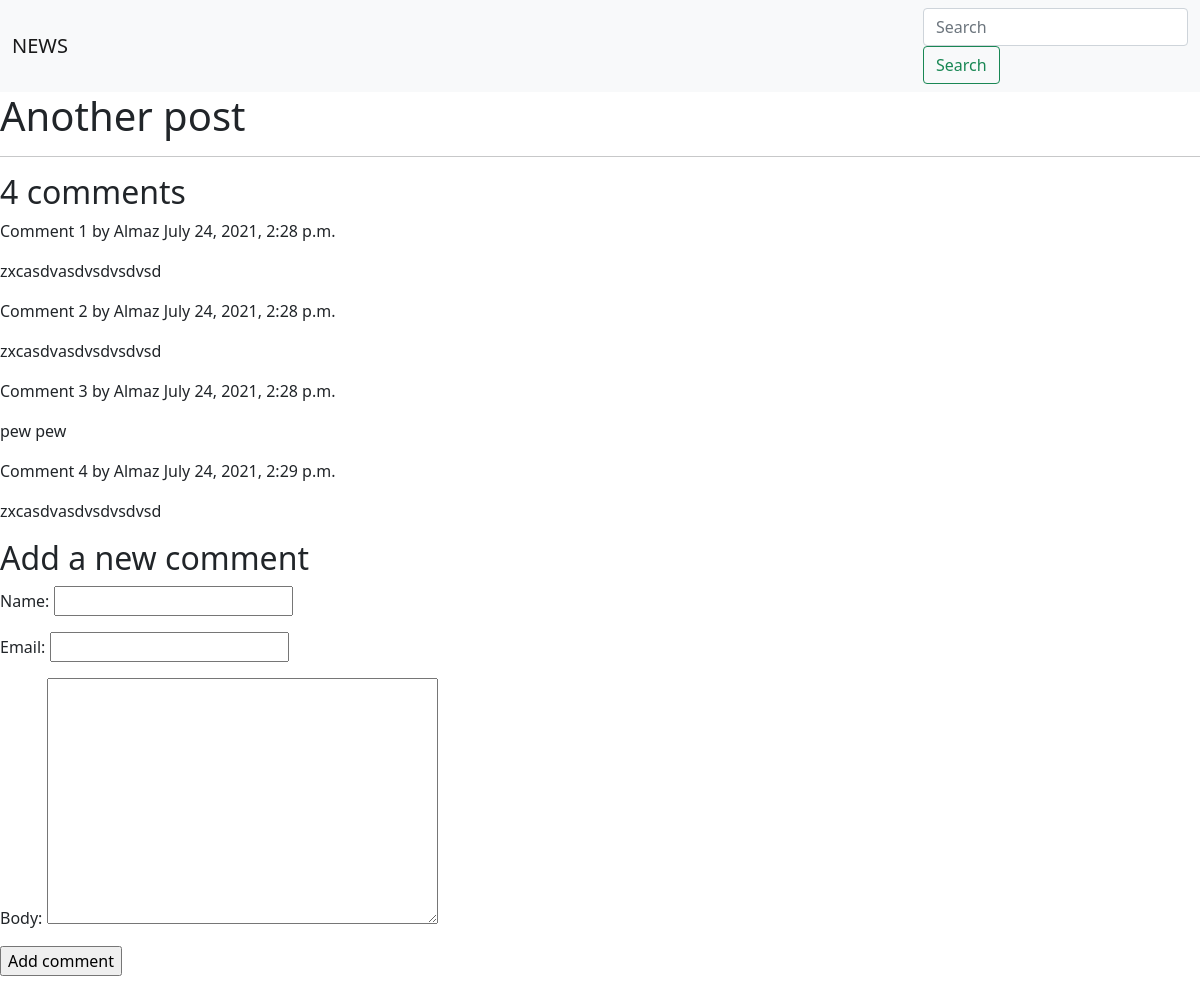
Page /posts/3/ on the earlier database version.
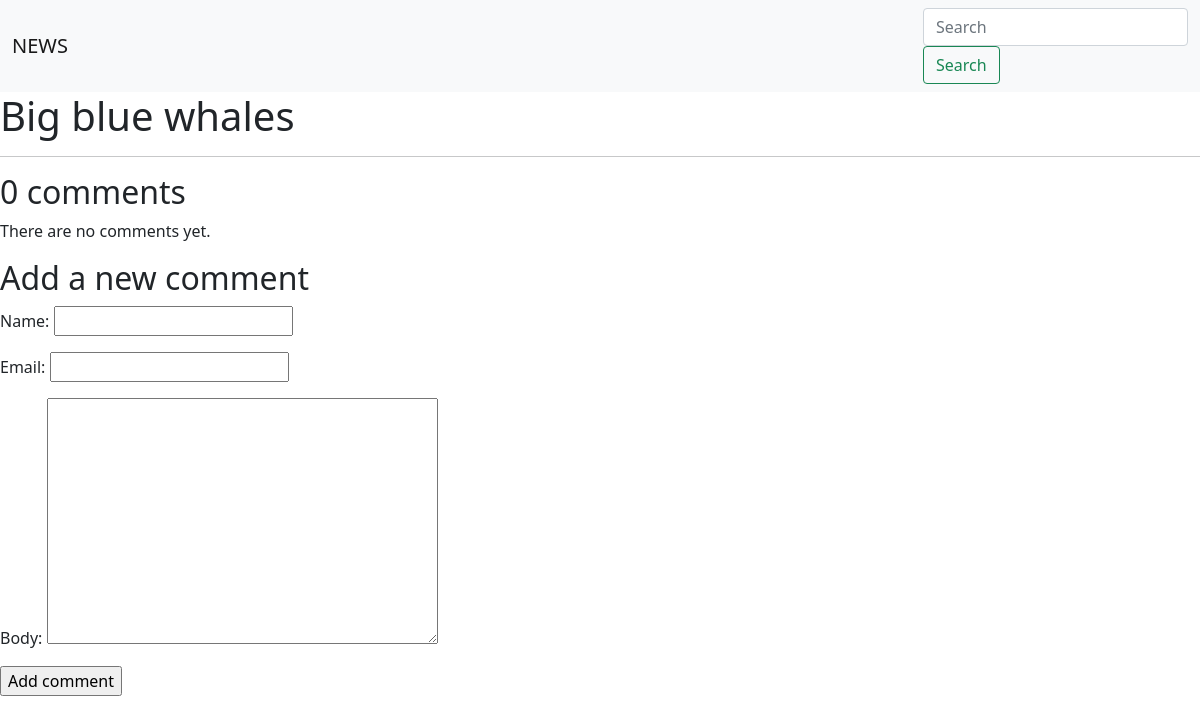
Same page on the later database version.
### posts/models.py (models this page shows, shortened)
class Post(models.Model):
    author = models.ForeignKey(User, on_delete=models.SET_NULL, null=True, related_name='posts')
    title = models.CharField(max_length=128)
    body = models.TextField()
    published_date = models.DateField(auto_now_add=True)
    class Meta:
        verbose_name = 'Пост'
        verbose_name_plural = 'Посты'
        ordering = ['-id', ]

### comments/models.py (models this page shows, shortened)
class Comment(models.Model):
    post = models.ForeignKey(Post, on_delete=models.SET_NULL,
                             null=True, related_name='comments')
    name = models.CharField(max_length=80)
    email = models.EmailField()
    body = models.TextField()
    created = models.DateTimeField(auto_now_add=True)
    updated = models.DateTimeField(auto_now=True)
    active = models.BooleanField(default=True)

### posts/views.py (the view)
# urls.py: path('<int:id>/', post_detail_view, name='post_detail_url'),
def post_detail_view(request, id):
    post = get_object_or_404(Post, id=id)
    comments = post.comments.filter(active=True)
    if request.method == 'POST':
        comment_form = CommentForm(request.POST)
        if comment_form.is_valid():
            new_comment = comment_form.save(commit=False)
            new_comment.post = post
            new_comment.save()
        return render(request,
                      'posts/post_detail.html',
                      {'post': post,
                       'comments': comments,
                       'comment_form': comment_form,
                       'new_comment': new_comment,})
    else:
        comment_form = CommentForm()
        return render(request,
                  'posts/post_detail.html',
                  {'post': post,
                   'comments': comments,
                   'comment_form': comment_form,})

### posts/forms.py
class SearchForm(forms.Form):
    search_param = forms.CharField(widget=forms.TextInput(
        attrs={'class': "form-control me-2", 'type': "search", 'placeholder': "Search", 'aria-label': "Search"}))

### comments/forms.py
class CommentForm(forms.ModelForm):
    class Meta:
        model = Comment
        fields = ('name', 'email', 'body')

### posts/forms.py (called while the page is built)
def add_search_form(request):
    search_form = SearchForm()
    return {'search_form': SearchForm()}

### templates/posts/post_detail.html (shortened to what this page needs)
{% extends 'base.html' %}
{% block content %}
<h1>{{ post.title }}</h1>
<hr>
{% with comments.count as total_comments %}
    <h2>{{ total_comments }} comment{{ total_comments|pluralize }}</h2>
{% endwith %}
{% for comment in comments %}
    <div class="comment">
        <p class="info">
            Comment {{ forloop.counter }} by {{ comment.name }}
            {{ comment.created }} </p>
        {{ comment.body|linebreaks }}
    </div>
{% empty %}
    <p>There are no comments yet.</p>
{% endfor %}
{% if new_comment %}
    <h2>Your comment has been added.</h2>
{% else %}
    <h2>Add a new comment</h2>
    <form action="." method="post">
        {{ comment_form.as_p }}
        <p><input type="submit" value="Add comment"></p>
    </form>
{% endif %}
{% endblock %}

### templates/base.html (shortened to what this page needs)
  <!DOCTYPE html>
<html>
    <head>
        <link href="https://cdn.jsdelivr.net/npm/bootstrap@5.0.2/dist/css/bootstrap.min.css" rel="stylesheet">
    </head>
<body>
    <nav class="navbar navbar-light bg-light">
        <div class="container-fluid">
          <a class="navbar-brand">NEWS</a>
          <form action= "{% url 'posts_list_url' %}" method="post" class=d-flex">
              {% for field in search_form %}
                {{ field }}
              {% endfor %}
            <button class="btn btn-outline-success" type="submit">Search</button>
          </form>
        </div>
      </nav>
    {% block content %}{% endblock %}
</body>
</html>
</body>
</html>

Differences in the rows shown:
removed Comment: name "Almaz", created "July 24, 2021, 2:28 p.m.", body "zxcasdvasdvsdvsdvsd"
removed Comment: name "Almaz", created "July 24, 2021, 2:28 p.m.", body "zxcasdvasdvsdvsdvsd"
removed Comment: name "Almaz", created "July 24, 2021, 2:28 p.m.", body "pew pew"
removed Comment: name "Almaz", created "July 24, 2021, 2:29 p.m.", body "zxcasdvasdvsdvsdvsd"
changed Post: title "Another post" → "Big blue whales"
Other differences:
{{ total_comments }}: "4" → "0"
text now shown: "There are no comments yet."
